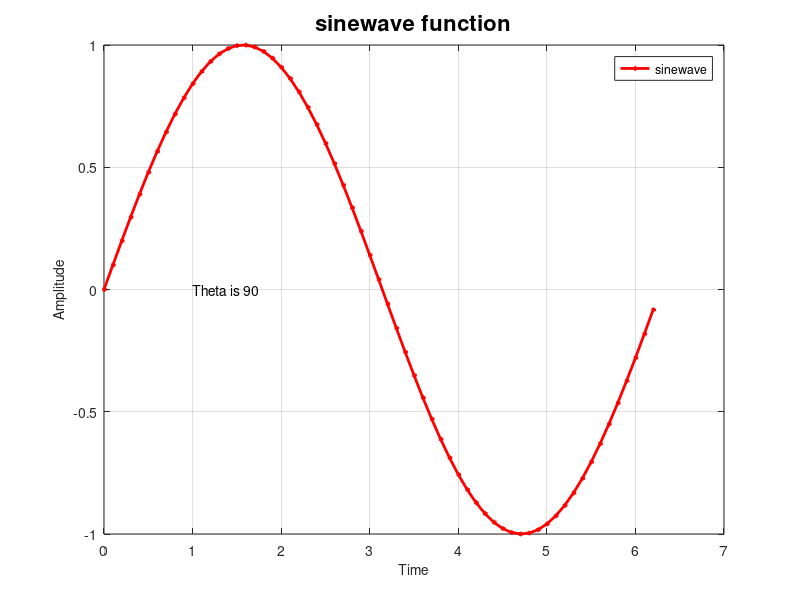

Write the MATLAB code that produced this figure.
t=0:0.1:2*pi;
a=sin(t);
plot(t, a, 'r<-', 'MarkerSize', 2, 'LineWidth', 2)
grid on
xlabel('Time', 'FontSize', 10)
ylabel('Amplitude', 'FontSize', 10)
title('sinewave function', 'FontSize', 16)
legend('sinewave')
text(1, 0, 'Theta is 90')